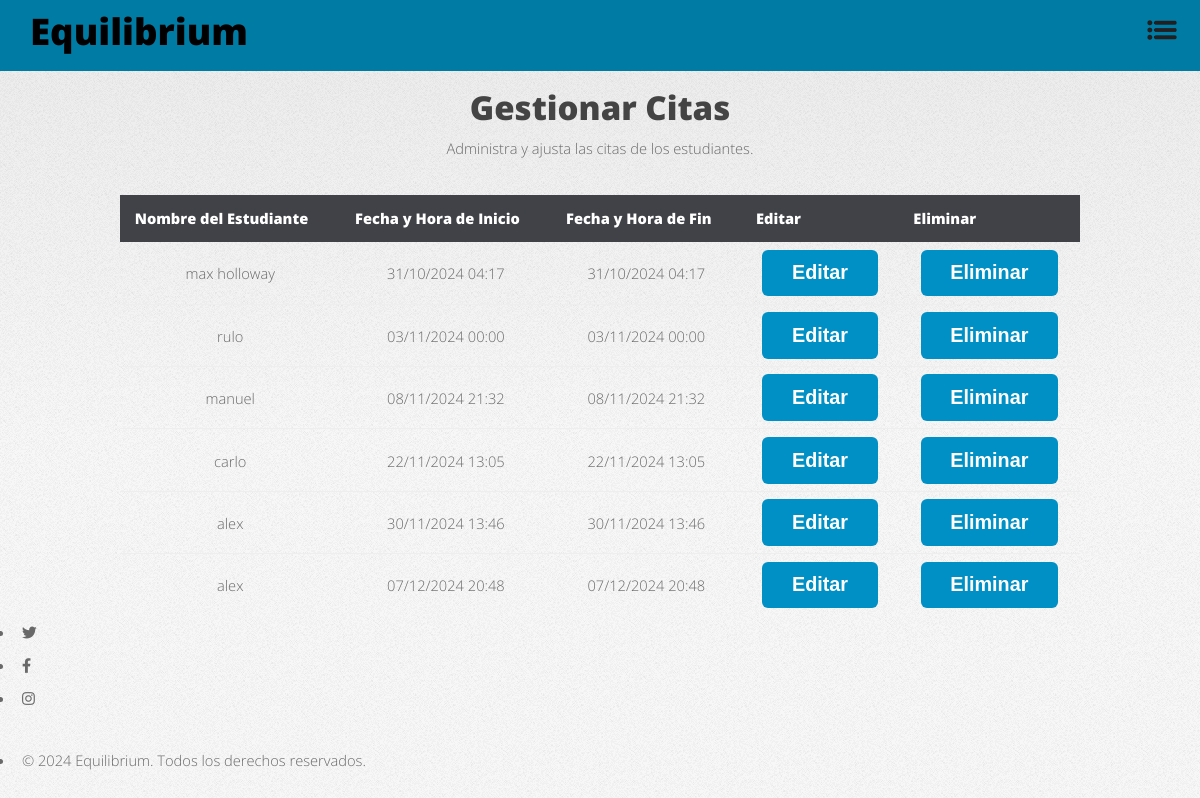
/psychologist/manage_appointments/ (signed in), run on the app's committed database.
### main/models.py (models this page shows, shortened)
class Appointment(models.Model):
    student = models.ForeignKey('Student', on_delete=models.CASCADE)
    psychologist = models.ForeignKey('Psychologist', on_delete=models.CASCADE)
    start_time = models.DateTimeField()
    end_time = models.DateTimeField()

class Student(models.Model):
    user = models.OneToOneField(User, on_delete=models.CASCADE, related_name='student_profile')
    name = models.CharField(max_length=100)
    age = models.IntegerField()
    email = models.EmailField(unique=True)
    student_number = models.CharField(max_length=20, unique=True)
    location = models.CharField(max_length=100)
    profile_photo = models.ImageField(upload_to='profile_photos/', null=True, blank=True)
    psychologist = models.ForeignKey(
        Psychologist,
        on_delete=models.SET_NULL,
        null=True,
        blank=True,
        related_name='assigned_students'
    )

### main/views.py (the view)
# urls.py: path('psychologist/manage_appointments/', views.manage_appointments, name='manage_appointments'),
@login_required
def manage_appointments(request):
    if not hasattr(request.user, 'psychologist_profile'):
        return redirect('home')  # Redirige a la página principal si no es psicólogo
    psychologist = request.user.psychologist_profile
    appointments = Appointment.objects.filter(psychologist=psychologist).order_by('start_time')
    if request.method == 'POST' and 'delete_appointment_id' in request.POST:
        appointment_id = request.POST['delete_appointment_id']
        appointment = get_object_or_404(Appointment, id=appointment_id, psychologist=psychologist)
        appointment.delete()
        messages.success(request, 'La cita ha sido eliminada exitosamente.')
        return redirect('manage_appointments')
    return render(request, 'manage_appointments.html', {
        'appointments': appointments,
    })

### main/templates/manage_appointments.html (shortened to what this page needs)
<!DOCTYPE html>
<html lang="es">
<head>
    {% load static %}
    <link rel="stylesheet" href="{% static 'css/fontawesome-all.min.css' %}">
    <link rel="stylesheet" href="{% static 'css/main.css' %}">
</head>
<body class="is-preload">
    <div id="page-wrapper">
        <div class="blue-bar">
            <h1 id="logo"><a href="{% url 'home' %}">Equilibrium</a></h1>
            <nav id="nav">
                <ul>
                    <li class="dropdown">
                        <a href="javascript:void(0)" class="dropbtn">
                            <img src="{% static 'img/menu-icon.png' %}" alt="Menú" class="menu-icon">
                        </a>
                    </li>
                </ul>
            </nav>
        </div>
        <section id="main" class="container">
            <header class="major">
                <h2>Gestionar Citas</h2>
                <p>Administra y ajusta las citas de los estudiantes.</p>
            </header>
            <table class="alt">
                <thead>
                    <tr>
                        <th>Nombre del Estudiante</th>
                        <th>Fecha y Hora de Inicio</th>
                        <th>Fecha y Hora de Fin</th>
                        <th>Editar</th>
                        <th>Eliminar</th>
                    </tr>
                </thead>
                <tbody>
                    {% for appointment in appointments %}
                    <tr>
                        <td>{{ appointment.student.name }}</td>
                        <td>{{ appointment.start_time|date:"d/m/Y H:i" }}</td>
                        <td>{{ appointment.end_time|date:"d/m/Y H:i" }}</td>
                        <td>
                            <form method="GET" action="{% url 'edit_appointment' appointment.id %}" style="display:inline;">
                                <button type="submit" class="button primary small">Editar</button>
                            </form>
                        </td>
                        <td>
                            <form method="POST" style="display:inline;" onsubmit="return confirm('¿Estás seguro de que quieres eliminar esta cita?');">
                                <button type="submit" class="button small">Eliminar</button>
                            </form>
                        </td>
                    </tr>
                    {% empty %}
                        <tr>
                            <td colspan="5">No hay citas programadas.</td>
                        </tr>
                    {% endfor %}
                </tbody>
            </table>
        </section>
        <footer id="footer">
            <ul class="icons">
                <li><a href="#" class="icon brands fa-twitter"><span class="label">Twitter</span></a></li>
                <li><a href="#" class="icon brands fa-facebook-f"><span class="label">Facebook</span></a></li>
                <li><a href="#" class="icon brands fa-instagram"><span class="label">Instagram</span></a></li>
            </ul>
            <ul class="copyright">
                <li>&copy; 2024 Equilibrium. Todos los derechos reservados.</li>
            </ul>
        </footer>
    </div>
</body>
</html>

### main/templates/manage_appointments.html (style rules this page uses)
.blue-bar { background-color: #007ba3; display: flex; justify-content: space-between; align-items: center; padding: 15px 30px; position: relative; top: 0; width: 100%; box-sizing: border-box; }
#logo a { font-size: 2.5em; color: rgb(2, 0, 0); text-decoration: none; }
.menu-icon { width: 50px; height: auto; vertical-align: middle; margin-left: 20px; }
#main { margin-top: 20px; text-align: center; }

### data on the page
Appointment: student.name "max holloway", start_time "31/10/2024 04:17", end_time "31/10/2024 04:17"
Appointment: student.name "rulo", start_time "03/11/2024 00:00", end_time "03/11/2024 00:00"
Appointment: student.name "manuel", start_time "08/11/2024 21:32", end_time "08/11/2024 21:32"
Appointment: student.name "carlo", start_time "22/11/2024 13:05", end_time "22/11/2024 13:05"
Appointment: student.name "alex", start_time "30/11/2024 13:46", end_time "30/11/2024 13:46"
Appointment: student.name "alex", start_time "07/12/2024 20:48", end_time "07/12/2024 20:48"
